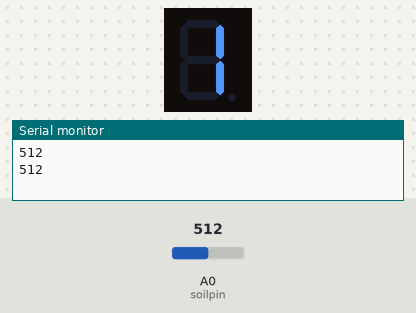
A sketch run on a simulated Arduino Uno, built with avr-gcc and run on an emulated ATmega328P. Shown: 1-digit seven-segment display, the last lines printed to the serial monitor. Wiring (inferred from the names in the program): 1-digit 7-segment display, segments lit when HIGH: segments pin 7, pin 6, pin 5, pin 10, pin 11, pin 8, pin 9, pin 4. Inputs (shaded band) come from the test bench; at power-on: A0 (soilpin) = 512. The segment pins are drawn as the display they are named for.

Above: at 1.8 s.
1.9 s: A0 (soilpin) set to 537
At 3.4 s:
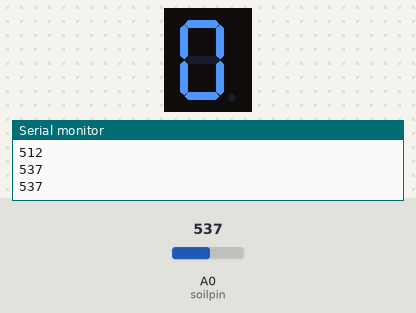
4.5 s: A0 (soilpin) set to 383
At 7.0 s:
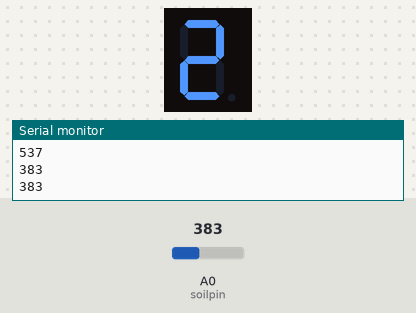
7.5 s: A0 (soilpin) set to 255
At 9.3 s:
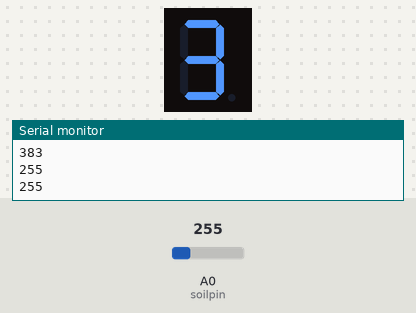
Timing chart, 0 to 10.8 s (numbered marks = the images above; inputs shaded):
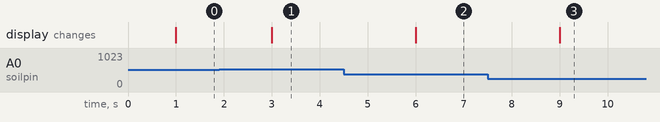

Measured:
- after the input at 1.9 s, the display: changes after 1.1 s (image 1)
- after the input at 4.5 s, the display: changes after 1.5 s (image 2)
- after the input at 7.5 s, the display: changes after 1.5 s (image 3)

The sketch:

1-Digit_LED.ino
```cpp
// set the IO pin for each segment
int a=7;// set digital pin 7 for segment a
int b=6;// set digital pin 6 for segment b
int c=5;// set digital pin 5 for segment c
int d=10;// set digital pin 10 for segment d
int e=11;// set digital pin 11 for segment e
int f=8;// set digital pin 8 for segment f
int g=9;// set digital pin 9 for segment g
int dp=4;// set digital pin 4 for segment dp
int soilpin = 0; // initalize analog pin 0
int val = 0; // temporary variable
void digital_0(void) // display number 5
{
unsigned char j;
digitalWrite(a,HIGH);
digitalWrite(b,HIGH);
digitalWrite(c,HIGH);
digitalWrite(d,HIGH);
digitalWrite(e,HIGH);
digitalWrite(f,HIGH);
digitalWrite(g,LOW);
digitalWrite(dp,LOW);
}
void digital_1(void) // display number 1
{
unsigned char j;
digitalWrite(c,HIGH);// set level as “high” for pin 5, turn on segment c
digitalWrite(b,HIGH);// turn on segment b
for(j=7;j<=11;j++)// turn off other segments
digitalWrite(j,LOW);
digitalWrite(dp,LOW);// turn off segment dp
}
void digital_2(void) // display number 2
{
unsigned char j;
digitalWrite(b,HIGH);
digitalWrite(a,HIGH);
for(j=9;j<=11;j++)
digitalWrite(j,HIGH);
digitalWrite(dp,LOW);
digitalWrite(c,LOW);
digitalWrite(f,LOW);
}
void digital_3(void) // display number 3
{digitalWrite(g,HIGH);
digitalWrite(a,HIGH);
digitalWrite(b,HIGH);
digitalWrite(c,HIGH);
digitalWrite(d,HIGH);
digitalWrite(dp,LOW);
digitalWrite(f,LOW);
digitalWrite(e,LOW);
}
void digital_4(void) // display number 4
{digitalWrite(c,HIGH);
digitalWrite(b,HIGH);
digitalWrite(f,HIGH);
digitalWrite(g,HIGH);
digitalWrite(dp,LOW);
digitalWrite(a,LOW);
digitalWrite(e,LOW);
digitalWrite(d,LOW);
}
void digital_5(void) // display number 5
{
unsigned char j;
digitalWrite(a,HIGH);
digitalWrite(b, LOW);
digitalWrite(c,HIGH);
digitalWrite(d,HIGH);
digitalWrite(e, LOW);
digitalWrite(f,HIGH);
digitalWrite(g,HIGH);
digitalWrite(dp,LOW);
}
void digital_6(void) // display number 6
{
unsigned char j;
for(j=7;j<=11;j++)
digitalWrite(j,HIGH);
digitalWrite(c,HIGH);
digitalWrite(dp,LOW);
digitalWrite(b,LOW);
}
void digital_7(void) // display number 7
{
unsigned char j;
for(j=5;j<=7;j++)
digitalWrite(j,HIGH);
digitalWrite(dp,LOW);
for(j=8;j<=11;j++)
digitalWrite(j,LOW);
}
void digital_8(void) // display number 8
{
unsigned char j;
for(j=5;j<=11;j++)
digitalWrite(j,HIGH);
digitalWrite(dp,LOW);
}
void digital_9(void) // display number 5
{
unsigned char j;
digitalWrite(a,HIGH);
digitalWrite(b,HIGH);
digitalWrite(c,HIGH);
digitalWrite(d,HIGH);
digitalWrite(e, LOW);
digitalWrite(f,HIGH);
digitalWrite(g,HIGH);
digitalWrite(dp,LOW);
}
void setup()
{
Serial.begin(9600);  // set baud rate
int i;// set variable
for(i=4;i<=11;i++)
pinMode(i,OUTPUT);// set pin 4-11as “output”
}
void loop()
{
  val = analogRead(soilpin); //read the value of the soil pin
  Serial.println(val);
  delay(1000);
  if (val < 265){
    digital_3();
  }
  else if (val >=265 && val < 393 ){
    digital_2();
  }
  else if (val >= 393 && val < 527){
    digital_1();
  }
  else if (val >=527){
    digital_0();
  }
/*while(1)
{
digital_0();// display number 0
delay(1000);// wait for 1s
digital_1();// display number 1
delay(1000);// wait for 1s
digital_2();// display number 2
delay(1000); // wait for 1s
digital_3();// display number 3
delay(1000); // wait for 1s
digital_4();// display number 4
delay(1000); // wait for 1s
digital_5();// display number 5
delay(1000); // wait for 1s
digital_6();// display number 6
delay(1000); // wait for 1s
digital_7();// display number 7
delay(1000); // wait for 1s
digital_8();// display number 8
delay(1000); // wait for 1s
digital_9();// display number 9
delay(1000); // wait for 1s
}*/
}
```
